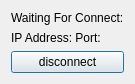
<?xml version="1.0" encoding="UTF-8"?>
<ui version="4.0">
 <class>Dialog</class>
 <widget class="QDialog" name="Dialog">
  <property name="geometry">
   <rect>
    <x>0</x>
    <y>0</y>
    <width>107</width>
    <height>70</height>
   </rect>
  </property>
  <property name="windowTitle">
   <string>Dialog</string>
  </property>
  <layout class="QVBoxLayout" name="verticalLayout">
   <item>
    <widget class="QLabel" name="label">
     <property name="text">
      <string>Waiting For Connect:</string>
     </property>
    </widget>
   </item>
   <item>
    <widget class="QLabel" name="label_2">
     <property name="text">
      <string>IP Address: Port:</string>
     </property>
    </widget>
   </item>
   <item>
    <widget class="QPushButton" name="pushButton">
     <property name="text">
      <string>disconnect</string>
     </property>
    </widget>
   </item>
  </layout>
 </widget>
 <resources/>
 <connections/>
</ui>
